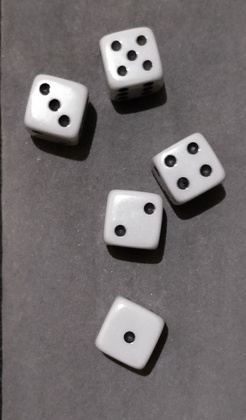
%> input picture src/imgs/dice-rolls/dice-roll-1.jpg, 246 x 420 px, shrunk from 1433 x 2449 before the run
$ octave dicepoker.m   (GNU Octave 9; MATLAB toolbox functions it lacks are replaced by stand-ins)
%> lines starting %> are read from the running program, lines starting %| are printed output that depends on the picture
% --------------------------------------------- %
% Nome: Nathan Eloy, RA: 726575
% Nome: Vitor Fogaça, RA: 726597
% --------------------------------------------- %

% Limpando a área
clear;
close all;
clc;

% Carregando as imagens
roll_img1 = imread('imgs/dice-rolls/dice-roll-1.jpg');
%> roll_img1 is the input picture: size 420x246x3 uint8; mean R, G, B 114.5, 109.4, 110.3
roll_img2 = imread('imgs/dice-rolls/dice-roll-2.jpg');
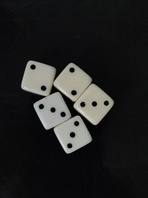
%> input picture src/imgs/dice-rolls/dice-roll-2.jpg, 148 x 198 px, shrunk from 864 x 1152 before the run
%> roll_img2 is the input picture: size 198x148x3 uint8; mean R, G, B 34.9, 35.1, 34.3
result = [0 0 0 0 0];
dice_count = [0 0 0 0 0 0];
dice1 = imread('imgs/dice-values/dice-1.jpg');
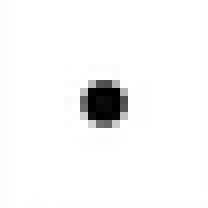
%> input picture src/imgs/dice-values/dice-1.jpg, 26 x 26 px, shrunk from 150 x 149 before the run (shown 8 times larger)
%> dice1 is the input picture: size 26x26x3 uint8; min 0, max 255, mean 246.1
dice2 = imread('imgs/dice-values/dice-2.jpg');
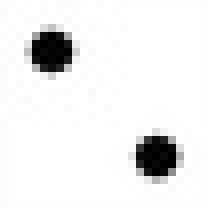
%> input picture src/imgs/dice-values/dice-2.jpg, 26 x 26 px, shrunk from 150 x 150 before the run (shown 8 times larger)
%> dice2 is the input picture: size 26x26x3 uint8; min 0, max 255, mean 237.2
dice3 = imread('imgs/dice-values/dice-3.jpg');
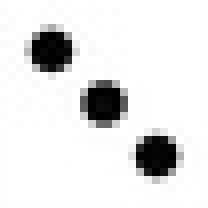
%> input picture src/imgs/dice-values/dice-3.jpg, 26 x 26 px, shrunk from 150 x 149 before the run (shown 8 times larger)
%> dice3 is the input picture: size 26x26x3 uint8; min 0, max 255, mean 228.7
dice4 = imread('imgs/dice-values/dice-4.jpg');
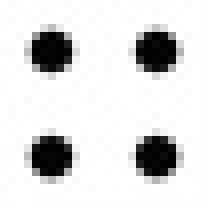
%> input picture src/imgs/dice-values/dice-4.jpg, 26 x 26 px, shrunk from 150 x 150 before the run (shown 8 times larger)
%> dice4 is the input picture: size 26x26x3 uint8; min 0, max 255, mean 219.8
%> (the run ends here)
